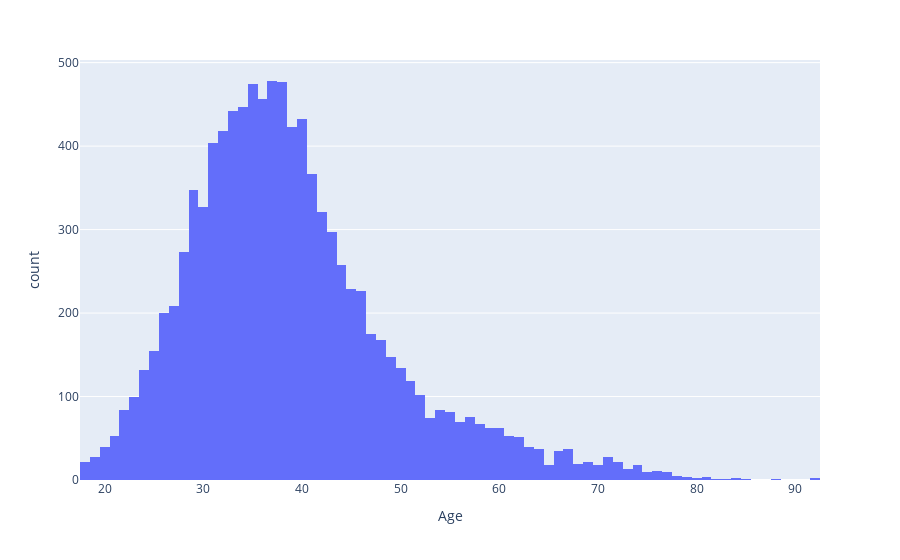

Notebook cell for this chart:
### Code cell
import plotly.express as px
fig=px.histogram(df,x='Age')
fig.show()

### Figure 1 — Plotly figure (JSON) as saved in the notebook; plotly's stock layout.template omitted (floating-point values rounded to 4 significant figures; data arrays with more than 128 entries replaced by an {"elided": "..."} marker saying what was removed)
{"data": [{"alignmentgroup": "True", "bingroup": "x", "hovertemplate": "Age=%{x}<br>count=%{y}<extra></extra>", "legendgroup": "", "marker": {"color": "#636efa", "pattern": {"shape": ""}}, "name": "", "offsetgroup": "", "orientation": "v", "showlegend": false, "type": "histogram", "x": {"elided": "10000 int values"}, "xaxis": "x", "yaxis": "y"}], "layout": {"barmode": "relative", "legend": {"tracegroupgap": 0}, "margin": {"t": 60}, "xaxis": {"anchor": "y", "domain": [0, 1], "title": {"text": "Age"}}, "yaxis": {"anchor": "x", "domain": [0, 1], "title": {"text": "count"}}}}
